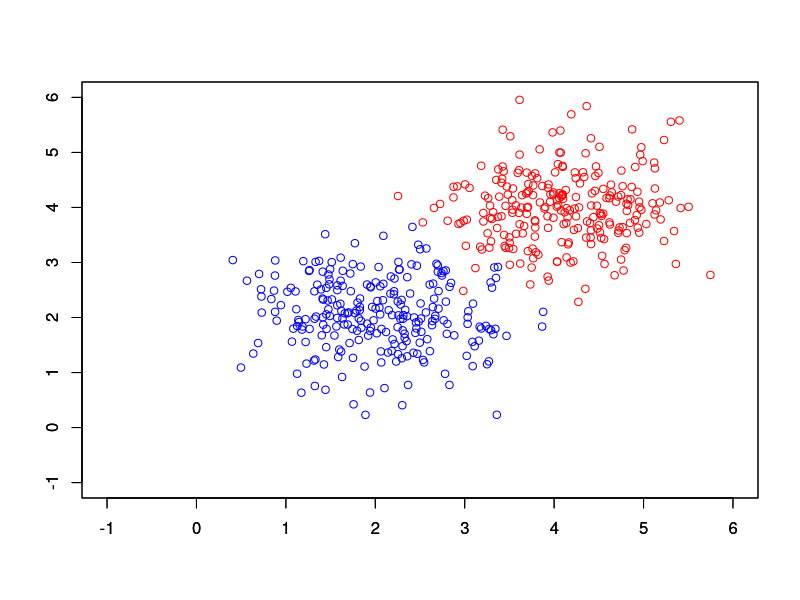
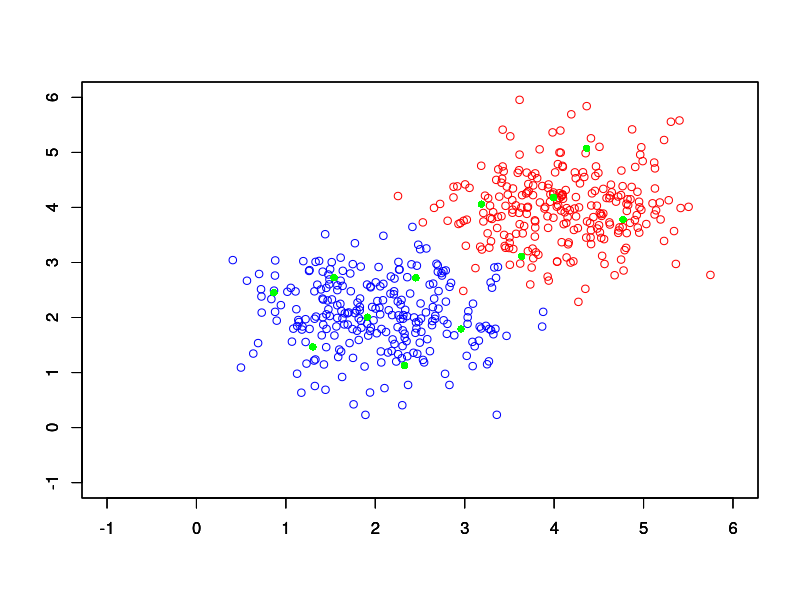

R code for these plots, in order:
# Implementação de uma rede neural RBF, com seleção de centros via k-means
# Autor: Murilo V. F. Menezes

rm(list=ls())
library(MASS)
library(mlbench)

norm <- function(x){return(sqrt(sum(x^2)))}

rbf_func <- function(x,c,sig){
    return(exp(-1/2 * (norm(x-c)/(2*sig))^2))
}

set.seed(2)
data <- rbind(matrix(rnorm(500,2,.65),ncol=2),matrix(rnorm(500,4,.65),ncol=2))
labels <- c(rep(1,250),rep(-1,250))
data <- cbind(data,labels)
index <- sample(nrow(data))
dataTrain <- data[index[1:400],]
dataTest <- data[index[401:500],]

N <- nrow(dataTrain)

plot(data[which(labels==1),],col='blue',xlim=c(-1,6),ylim=c(-1,6),ylab='',xlab='')
par(new=T)
plot(data[which(labels==-1),],col='red',xlim=c(-1,6),ylim=c(-1,6),ylab='',xlab='')

sigma <- .6
k_kmeans <- 12

####################### Definição de centros #################################################

centros_kmeans <- kmeans(x = dataTrain[,-ncol(dataTrain)],centers = k_kmeans)$centers

######################### Treinamento da segunda camada ###################################### 

plot(data[which(labels==1),],col='blue',xlim=c(-1,6),ylim=c(-1,6),ylab='',xlab='')
par(new=T)
plot(data[which(labels==-1),],col='red',xlim=c(-1,6),ylim=c(-1,6),ylab='',xlab='')
par(new=T)
plot(centros_kmeans,col='green',xlim=c(-1,6),ylim=c(-1,6),ylab='',xlab='',pch=16)

saidasrbf_kmeans <- matrix(ncol=k_kmeans,nrow=N)
for (i in 1:N){
    for (j in 1:k_kmeans){
        saidasrbf_kmeans[i,j] <- rbf_func(dataTrain[i,-ncol(dataTrain)],centros_kmeans[j,],sigma)
    }
}
saidasrbf_kmeans <- cbind(saidasrbf_kmeans,1,dataTrain[,ncol(dataTrain)])

step <- .1
w_kmeans <- matrix(runif(k_kmeans+1),ncol=1)

itermax <- 200
for (iter in 1:itermax){
    trainingError <- 0
    saidasrbf_kmeans <- saidasrbf_kmeans[sample(N),]
    for (sample in 1:N){
        net <- as.numeric(saidasrbf_kmeans[sample,-ncol(saidasrbf_kmeans)] %*% w_kmeans)
        y_kmeans <- tanh(net)
        error <- saidasrbf_kmeans[sample,ncol(saidasrbf_kmeans)] - y_kmeans
        trainingError <- trainingError + error^2
        w_kmeans <- w_kmeans + step*(1-tanh(net)^2)*error*saidasrbf_kmeans[sample,-ncol(saidasrbf_kmeans)]
    }
    cat(sprintf("Iter %d - Train MSE: %f\n",iter,trainingError/N))
}

saidastest_kmeans <- matrix(ncol=k_kmeans,nrow=nrow(dataTest))
for (i in 1:nrow(dataTest)){
    for (j in 1:k_kmeans){
        saidastest_kmeans[i,j] <- rbf_func(dataTest[i,-ncol(dataTrain)],centros_kmeans[j,],sigma)
    }
}
saidastest_kmeans <- cbind(saidastest_kmeans,1,dataTest[,ncol(dataTest)])

resp_kmeans <- tanh(saidastest_kmeans[,-ncol(saidastest_kmeans)] %*% w_kmeans)
resp_kmeans <- 2*(resp_kmeans>0) - 1
erros <- sum(1*(resp_kmeans != saidastest_kmeans[,ncol(saidastest_kmeans)]))/nrow(dataTest)
cat(sprintf("Test accuracy: %.2f\n",100*(1-erros)))
